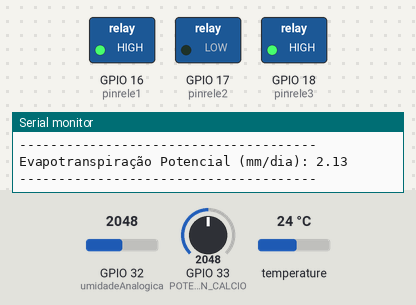
Bench run of a sketch on a simulated ESP32. Shown: switched loads named in the sketch (green lamp = pin HIGH), the last lines printed to the serial monitor. The inputs (shaded band) are chosen by the test bench; at power-on: GPIO 33 (POTENCIOMETRO_PIN_CALCIO) = 2048, GPIO 32 (umidadeAnalogica) = 2048, temperature 24 °C. WiFi joins after 1.5 s; servers stay silent unless stated.

Above: at 12.0 s.
12.1 s: GPIO 33 (POTENCIOMETRO_PIN_CALCIO) set to 1460
At 19.6 s:
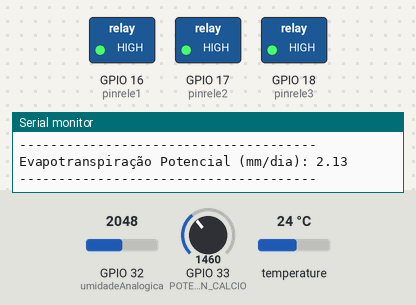
21.4 s: GPIO 32 (umidadeAnalogica) set to 2737
30.7 s: GPIO 32 (umidadeAnalogica) set to 2847
At 31.8 s:
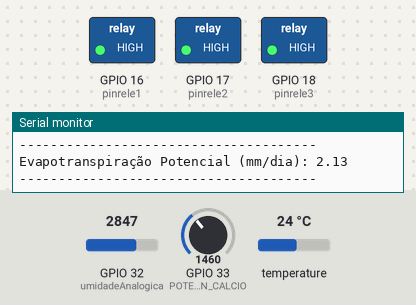
40.0 s: GPIO 33 (POTENCIOMETRO_PIN_CALCIO) set to 1569
At 45.3 s:
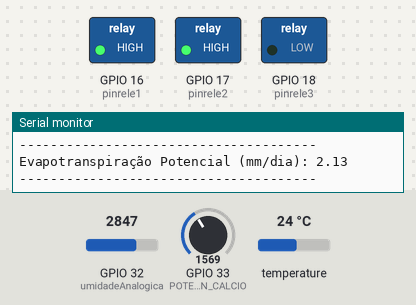
Timing chart, 0 to 59.6 s (numbered marks = the images above; inputs shaded):
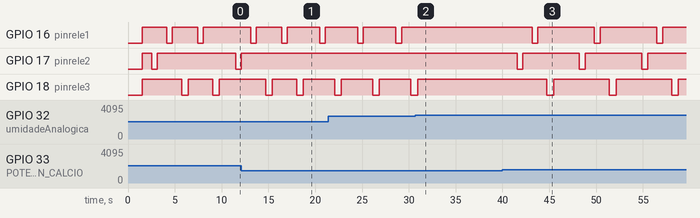

Measured:
- the behaviour switches between 1500 and 1501 on GPIO 33 (POTENCIOMETRO_PIN_CALCIO) (found by bisection; images 2 and 3)
- after the input at 12.1 s, GPIO 17 (pinrele2): goes on until 12.1 s, then stays HIGH
- after the input at 30.7 s, GPIO 16 (pinrele1): stops changing and stays HIGH; GPIO 18 (pinrele3): goes on until 30.9 s, then stays HIGH
- after the input at 40.0 s, GPIO 16 (pinrele1): alternates HIGH for 6.1 s and LOW for 0.60 s, starting after 3.2 s; GPIO 17 (pinrele2): alternates HIGH for 6.1 s and LOW for 0.60 s, starting after 1.6 s; GPIO 18 (pinrele3): alternates HIGH for 6.0 s and LOW for 0.70 s, starting after 4.8 s
- by itself, GPIO 16 (pinrele1): alternates HIGH for 2.7 s and LOW for 0.60 s
- by itself, GPIO 18 (pinrele3): alternates HIGH for 2.6 s and LOW for 0.70 s

The sketch:

Esp32_COD_FINAL.ino
```cpp
// Importando bibliotecas
#include <WiFi.h>                          // Importa biblioteca para conectar ESP32 com WiFi
#include <IOXhop_FirebaseESP32.h>          // Importa biblioteca para ESP32 se comunicar com Firebase
#include <ArduinoJson.h>                   // Importa biblioteca para formatar informações em JSON, utilizado no Firebase (instalar versão 5)
#include <Wire.h>
// Biblioteca DS18B20 Dallas Temperatura
#include <OneWire.h>
#include <DallasTemperature.h>

// Definindo constantes para evitar repetição de texto durante o código
#define WIFI_SSID "herick"   // Substitua "Nome_do_seu_wifi" pelo nome da sua rede WiFi
#define WIFI_PASSWORD "herick123"           // Substitua "Senha_do_seu_wifi" pela senha da sua rede WiFi
#define FIREBASE_HOST "https://agroucl-default-rtdb.firebaseio.com"  // Substitua "Link_do_seu_banco_de_dados" pelo link do seu banco de dados
#define FIREBASE_AUTH "FVi51mExNObRynr7bNwS4XUhhDZ5QPJL41iOGlkd"     // Substitua "Senha_do_seu_banco_de_dados" pela senha do seu banco de dados

#define umidadeAnalogica 32 //Atribui o pino A0 a variável umidade - leitura analógica do sensor

#define DS18B20 14

#define POTENCIOMETRO_PIN_CALCIO 33

const int pinrele1 = 16;
const int pinrele2 = 17;
const int pinrele3 = 18;

int botao;
int temperatura;
float ETP;
float valorpotenciometro;
float p;
int valorumidade; //Declaração da variável que armazenará o valor da umidade lida - saída analogica

// Sensor de Temperatura DS18B20
//Instacia o Objeto oneWire e Seta o pino do Sensor para iniciar as leituras
OneWire oneWire(DS18B20);

//Repassa as referencias do oneWire para o Sensor Dallas (DS18B20)
DallasTemperature Sensor(&oneWire);

// Variavel para Armazenar os dados de Leitura
float leitura;

void setup() {
  Serial.begin(9600);      // Inicia comunicação serial
  Serial.println();        // Imprime pulo de linha

  WiFi.begin(WIFI_SSID, WIFI_PASSWORD);  // Inicia comunicação com WiFi com rede definida anteriormente

  Serial.print("Conectando ao WiFi");  // Imprime "Conectando ao WiFi"
  while (WiFi.status() != WL_CONNECTED) {  // Enquanto se conecta ao WiFi, fica colocando pontos
    Serial.print(".");
    delay(300);
  }
  Serial.println();  // Imprime pulo de linha

  Firebase.begin(FIREBASE_HOST, FIREBASE_AUTH);  // Inicia comunicação com Firebase definido anteriormente

  Sensor.begin();

  pinMode(pinrele1, OUTPUT);
  pinMode(pinrele2, OUTPUT);
  pinMode(pinrele3, OUTPUT);
  digitalWrite(pinrele1, HIGH);
  digitalWrite(pinrele2, HIGH);
  digitalWrite(pinrele3, HIGH);
  pinMode(umidadeAnalogica, INPUT); //Define umidadeAnalogica como entrada

  pinMode(POTENCIOMETRO_PIN_CALCIO, INPUT);

}
void loop() {
  // TEMPERATURA
  Sensor.requestTemperatures();

  // Armazerna na variavel o valor da Leitura
  temperatura = Sensor.getTempCByIndex(0);

  // Imprime na Tela a Leitura
  Serial.print("TEMPERATURA:");
  Serial.print(temperatura);
  Serial.println("ºC");
  Serial.println("--------------------------------------");
  // TEMPERATURA

  // POTENCIOMETRO CALCIO
  Serial.println("--------------------------------------");
  valorpotenciometro = analogRead(POTENCIOMETRO_PIN_CALCIO);
  Serial.print("CALCIO: ");
  Serial.println(valorpotenciometro);
  Serial.println("--------------------------------------");
  // POTENCIOMETRO CALCIO

  // UMIDADE
  valorumidade = analogRead(umidadeAnalogica); //Realiza a leitura analógica do sensor e armazena em valorumidade
  valorumidade = map(valorumidade, 1023, 315, 0, 100); //Transforma os valores analógicos em uma escala de 0 a 100
  Serial.print("Umidade encontrada: "); //Imprime mensagem
  Serial.print(valorumidade); //Imprime no monitor serial o valor de umidade em porcentagem
  Serial.println(" % " );
  Serial.println("--------------------------------------");
  // UMIDADE

  // ETP
  p = 11.11;
  ETP = (p * (0.46 * temperatura + 8.13)) / 100;
  Serial.print("Evapotranspiração Potencial (mm/dia): ");
  Serial.println(ETP);
  Serial.println("--------------------------------------");
  // ETP


  // COMANDOS RELE

  if (valorpotenciometro > 1500)
  {

    digitalWrite(pinrele2, LOW);
    delay(600);
    digitalWrite(pinrele2, HIGH);

    delay(1000);

    digitalWrite(pinrele1, LOW);
    delay(600);
    digitalWrite(pinrele1, HIGH);

    delay(1000);

    digitalWrite(pinrele3, LOW);
    delay(700);
    digitalWrite(pinrele3, HIGH);
    delay(1000);
  }

  if (valorumidade > -250)
  {

    digitalWrite(pinrele1, LOW);
    delay(600);
    digitalWrite(pinrele1, HIGH);

    delay(1000);

    digitalWrite(pinrele3, LOW);
    delay(700);
    digitalWrite(pinrele3, HIGH);
  }
  // COMANDOS RELE


  // FIREBASE
  Firebase.setInt("solo/temperatura", temperatura);
  Firebase.setFloat("solo/ETP", ETP);
  Firebase.setFloat("solo/Calcio", POTENCIOMETRO_PIN_CALCIO);
  Firebase.setFloat("solo/Umidade", valorumidade);
  Firebase.setInt("solo/botao", botao);

  // FIREBASE
}
```
